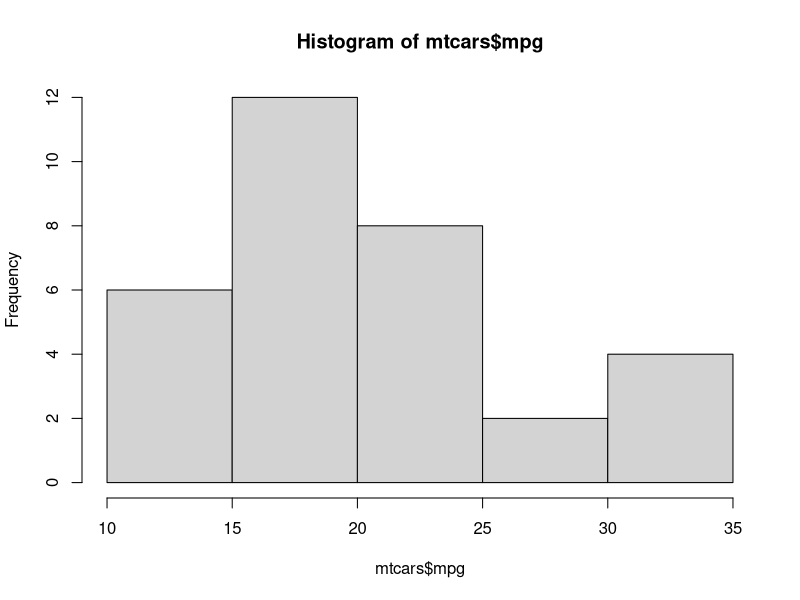
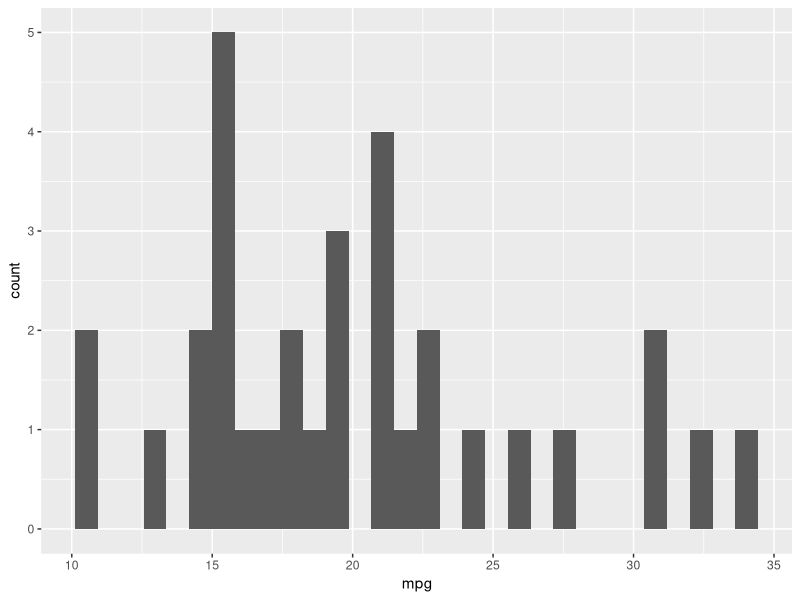
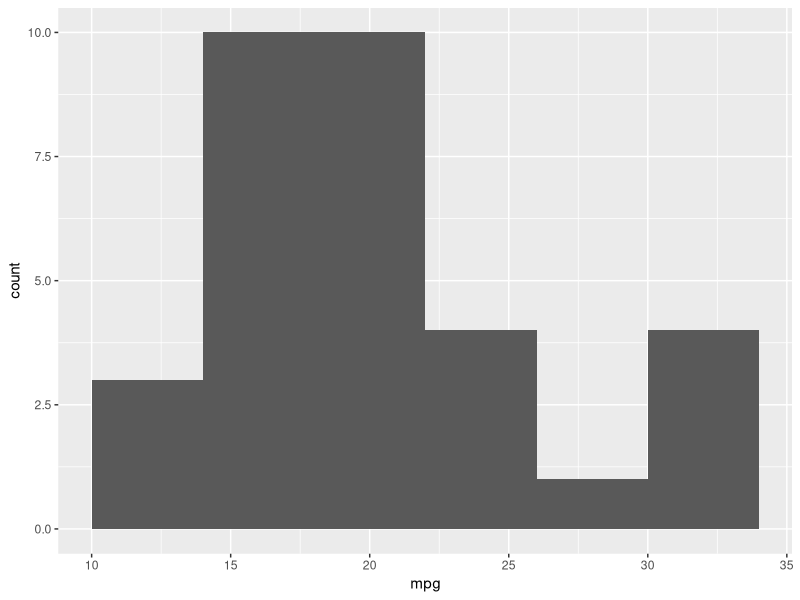

Recreate these plots in R, in order.
hist(mtcars$mpg)

library(ggplot2)
ggplot(mtcars, aes(x = mpg)) +
    geom_histogram()
# With wider bins
ggplot(mtcars, aes(x = mpg)) +
    geom_histogram(binwidth = 4)
